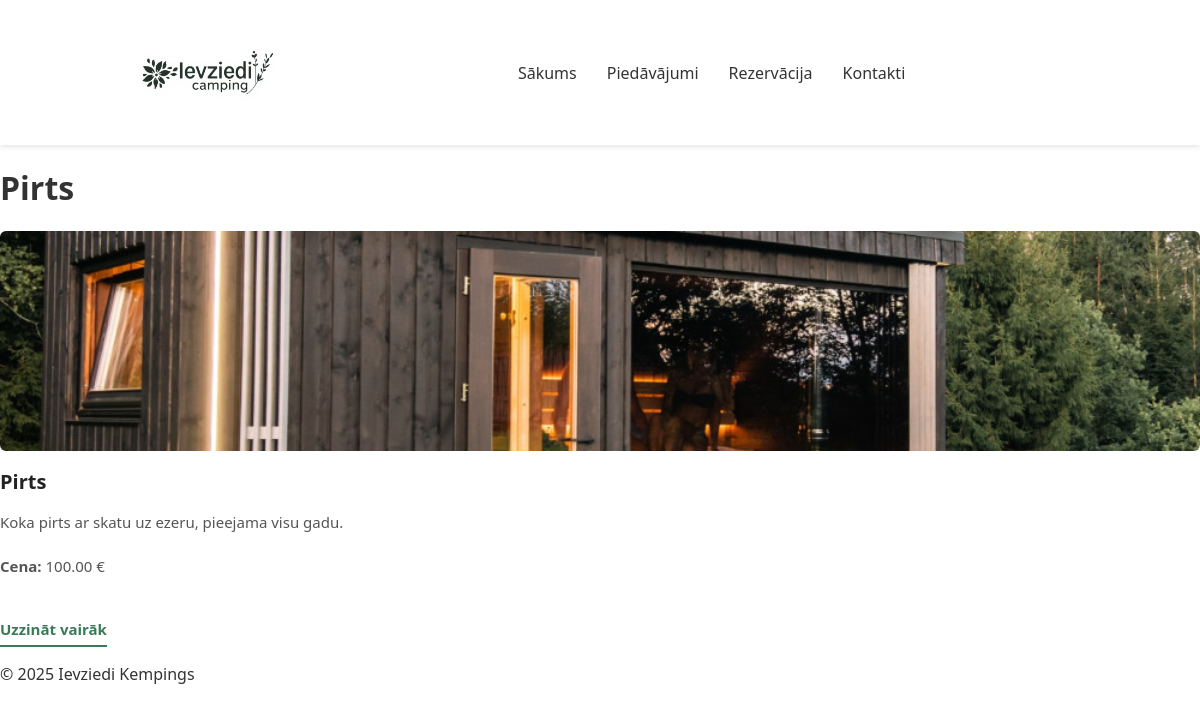
Page /pages/products.php?category_id=6 on the committed database.
### tables this page shows
CREATE TABLE `categories` (
  `id` int(11) NOT NULL,
  `name` varchar(50) NOT NULL,
  `parent_id` int(11) DEFAULT NULL
);

CREATE TABLE `products` (
  `id` int(11) NOT NULL,
  `name` varchar(100) NOT NULL,
  `category_id` int(11) NOT NULL,
  `description` longtext DEFAULT NULL,
  `short_description` text DEFAULT NULL,
  `price_per_day` decimal(10,2) DEFAULT NULL,
  `main_image` varchar(255) DEFAULT NULL,
  `gallery_images` text DEFAULT NULL,
  `available_units` int(11) NOT NULL DEFAULT 1,
  `capacity` varchar(100) DEFAULT NULL,
  `facilities` text DEFAULT NULL,
  `is_routable` tinyint(1) NOT NULL DEFAULT 0,
  `status_id` int(11) NOT NULL
);

### pages/products.php (the view, shortened to what this page needs)
<?php
include '../connect/db_connect.php';
include '../includes/header.php';
?>
<!DOCTYPE html>
<html lang="lv">
<head>
  <link rel="stylesheet" href="../css/style.css">
</head>
<body>
<main>
<?php
if (isset($_GET['category_id'])) {
    $catId = (int)$_GET['category_id'];
    $category = $conn->query("SELECT * FROM categories WHERE id = $catId")->fetch_assoc();
    if ($category) {
        echo "<h1>" . htmlspecialchars($category['name']) . "</h1>";
        $products = $conn->query("SELECT * FROM products WHERE category_id = $catId");
        if ($products->num_rows > 0) {
            echo "<div class='product-grid'>";
            while ($p = $products->fetch_assoc()) {
                $img = !empty($p['main_image']) ? $p['main_image'] : ( !empty($p['image']) ? $p['image'] : 'images/default.jpg' );
                echo "<div class='product-card'>";
                echo "<img src='../" . htmlspecialchars($img) . "' alt='" . htmlspecialchars($p['name']) . "'>";
                echo "<h3>" . htmlspecialchars($p['name']) . "</h3>";
                $short = !empty($p['short_description']) ? $p['short_description'] : mb_strimwidth($p['description'],0,120,'...');
                echo "<p>" . htmlspecialchars($short) . "</p>";
                echo "<p><strong>Cena:</strong> " . htmlspecialchars($p['price_per_day']) . " €</p>";
                echo "<a href='product_detail.php?id=" . $p['id'] . "' class='btn'>Uzzināt vairāk</a>";
                echo "</div>";
            }
            echo "</div>";
        } else {
            echo "<p>Šajā kategorijā nav produktu.</p>";
        }
    } else {
        echo "<p>Kategorija nav atrasta.</p>";
    }
} else {
    echo "<h1>Piedāvājumi</h1>";
    echo "<p>Izvēlies kategoriju no izvēlnes vai apskati visus piedāvājumus.</p>";
}
?>
</main>
<?php include '../includes/footer.php'; ?>
</body>
</html>

### css/style.css (style rules this page uses)
body { margin: 0; font-family: "Segoe UI", sans-serif; color: #333; }
.product-grid { display: grid; grid-template-columns: repeat(auto-fit, minmax(300px, 1fr)); gap: 60px; }
.product-card { text-align: left; }
.product-card img { width: 100%; height: 220px; object-fit: cover; border-radius: 6px; margin-bottom: 12px; }
.product-card h3 { font-size: 20px; margin: 5px 0 8px; color: #222; }
.product-card p { font-size: 15px; line-height: 1.6; color: #555; margin-bottom: 20px; }
.product-card .btn { display: inline-block; font-size: 15px; font-weight: 600; color: #3b7a57; background: transparent; padding: 6px 0; text-decoration: none; border-bottom: 2px solid #3b7a57; border-radius: 0; transition: 0.2s; }
.btn { display: inline-block; padding: 10px 20px; background: #4caf50; color: #fff; border-radius: 6px; text-decoration: none; transition: background 0.2s; }
.btn { display: inline-block; background-color: #3b7a57; color: white; padding: 10px 20px; text-decoration: none; border-radius: 8px; margin-top: 15px; transition: 0.3s; }

### rows in the picture
categories: name "Pirts"
products: main_image (picture), name "Pirts", short_description "Koka pirts ar skatu uz ezeru, pieejama visu gadu.", price_per_day "100.00"
